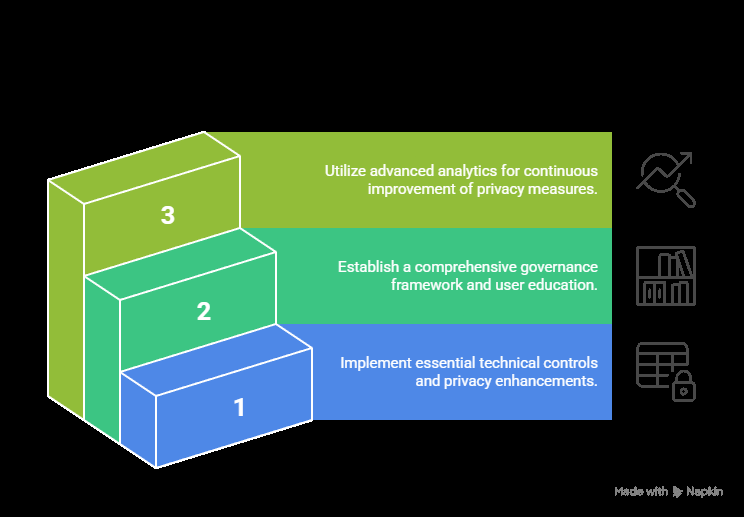
#> input picture test.png, 744 x 517 px
$ python line.py
#> lines starting #> are read from the running program, lines starting #| are printed output that depends on the picture
import cv2

image = cv2.imread("../test.png")
#> image is the input picture: shape (517, 744, 3); mean B, G, R 61.4, 78.5, 47

if image is None:
    print("Oops! Your image is not working")

else:
    print("Image loaded successfully!")

    pt1 = (50,100)
    pt2 = (300,300)
    color = (255, 0, 0)
    thickness = 10

    cv2.line(image, pt1, pt2, color, thickness)
    cv2.rectangle(image, pt1, pt2, color, thickness)
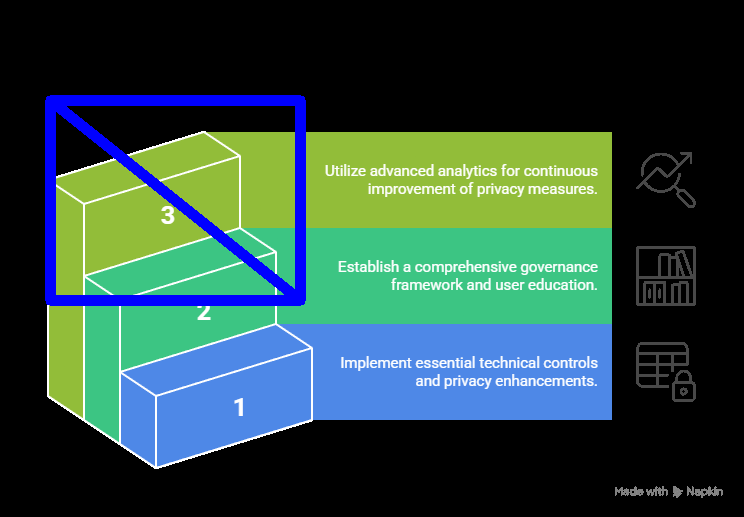
#> image: shape (517, 744, 3); mean B, G, R 67.8, 74.3, 44.7

    cv2.imshow("Line Drawing" ,image)
    cv2.waitKey(0)
    cv2.destroyAllWindows()
